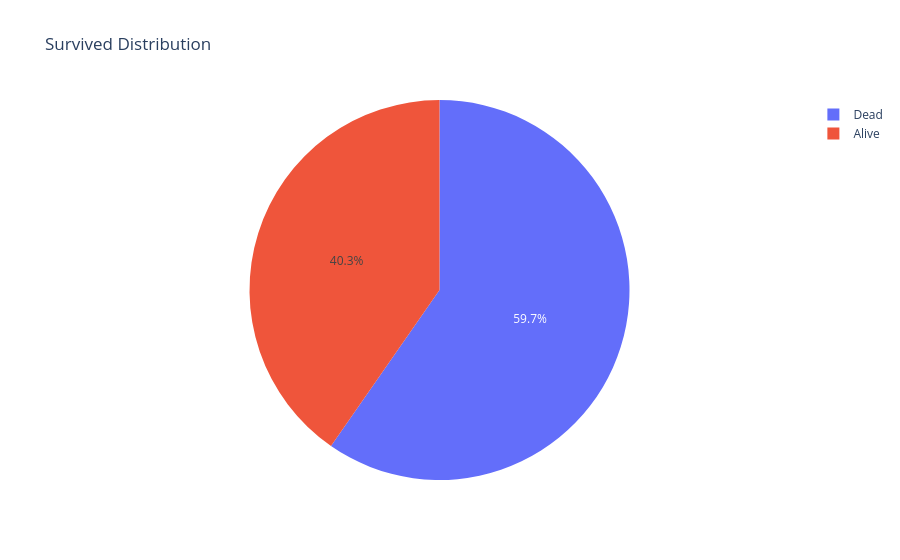

The notebook cell saved with this chart:
### Code cell
trace=go.Pie(labels=['Dead','Alive'],values=[549,371])
layout=go.Layout(title='Survived Distribution')
fig=go.Figure(data=trace,layout=layout)
fig.show()

### Figure 1 — Plotly figure (JSON) as saved in the notebook; plotly's stock layout.template omitted (floating-point values rounded to 4 significant figures)
{"data": [{"labels": ["Dead", "Alive"], "type": "pie", "values": [549, 371]}], "layout": {"title": {"text": "Survived Distribution"}}}
